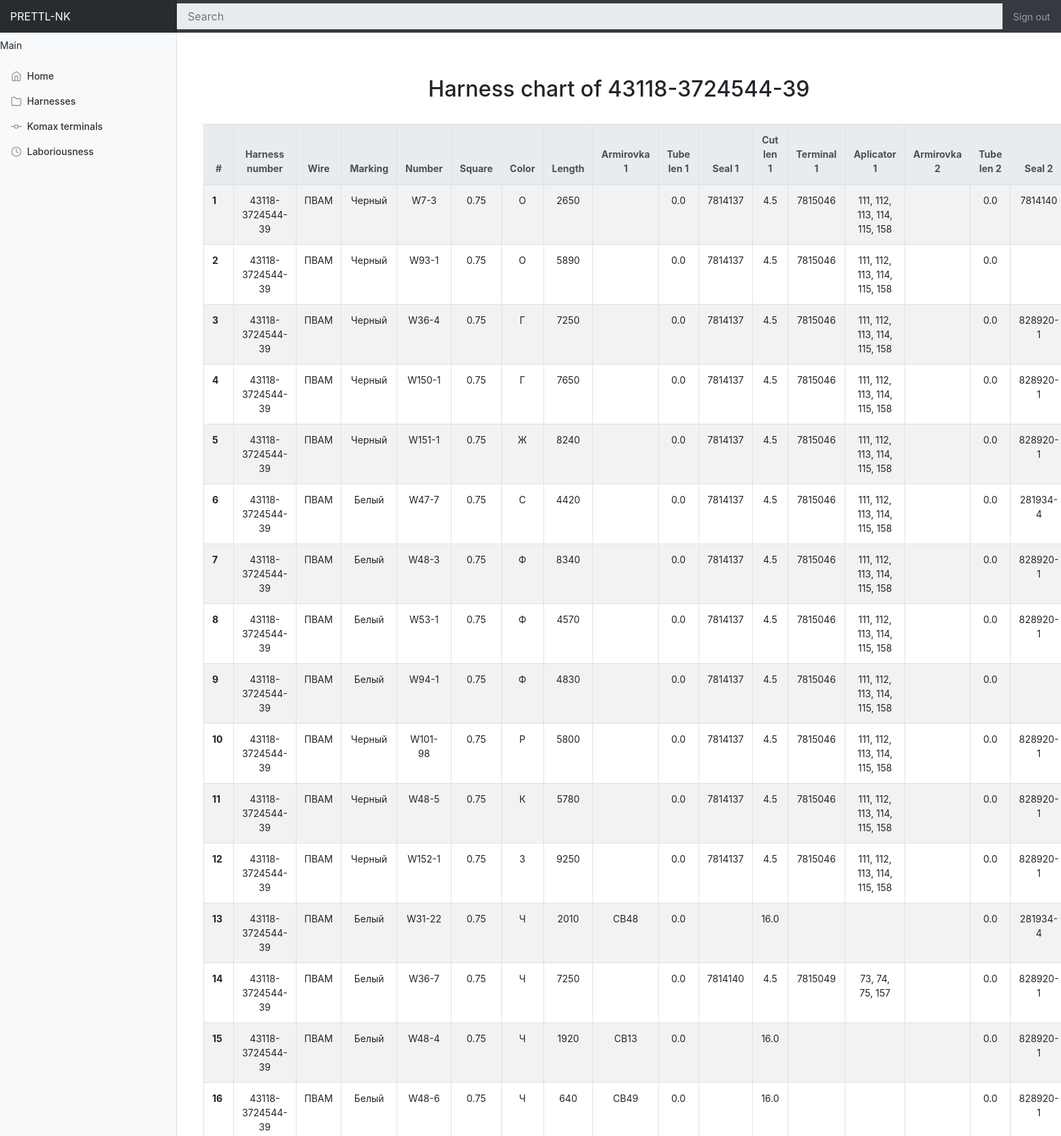
The app's page /harnesses/43118-3724544-39 (upper part) with its own data.
### komax_app/models.py (models this page shows, shortened)
class HarnessChart(models.Model):
    harness = models.ForeignKey(Harness, on_delete=models.CASCADE)
    notes = models.CharField(max_length=256, null=True)
    marking = models.CharField(max_length=8)
    wire_type = models.CharField(max_length=128)
    wire_number = models.CharField(max_length=16)
    wire_square = models.FloatField()
    wire_color = models.CharField(max_length=8)
    wire_length = models.PositiveSmallIntegerField()
    armirovka_1 = models.CharField(max_length=128, null=True)
    tube_len_1 = models.CharField(max_length=256, null=True)
    wire_seal_1 = models.CharField(max_length=32, null=True)
    wire_cut_length_1 = models.FloatField()
    wire_terminal_1 = models.CharField(max_length=32, null=True)
    aplicator_1 = models.CharField(max_length=64, null=True)
    armirovka_2 = models.CharField(max_length=128, null=True)
    tube_len_2 = models.CharField(max_length=256, null=True)
    wire_seal_2 = models.CharField(max_length=32, null=True)
    wire_cut_length_2 = models.FloatField()
    wire_terminal_2 = models.CharField(max_length=32, null=True)
    aplicator_2 = models.CharField(max_length=64, null=True)

class Harness(models.Model):
    created = models.DateField(verbose_name=_('created'), auto_now_add=True)
    harness_number = models.CharField(max_length=64, unique=True, verbose_name=_('harness number'))

### komax_app/views.py (the view)
# urls.py: re_path(r'^harnesses/(?P<pk>[a-zA-Z0-9_.-]*)/$', views.harness_chart_view, name='harness_chart'),
def harness_chart_view(request, harness_number):
    try:
        obj = get_list_or_404(HarnessChart, harness_id=get_object_or_404(Harness, harness_number=harness_number))
    except:
        raise Http404('Not found Harness of Harness charts or returned list of Harnesses by this id')
    context = {
        'harness_number': harness_number,
        'positions': obj
    }
    close_old_connections()
    return render(request, 'komax_app/chart_view.html', context)

### komax_app/templates/komax_app/chart_view.html (shortened to what this page needs)
{% extends 'komax_app/dashboard_main.html' %}
{% load static %}
{% load i18n %}
{% block main %}
    <link rel="stylesheet" type="text/css" href="{% static 'komax_app/chart_view.css' %}">
    <div class="container-fluid">
        <h2 class="text-center">{% blocktrans %}Harness chart of {{ harness_number }}{% endblocktrans %}</h2>
    </div>
    <div class="container-fluid">
        <div class="overflow-x:auto">
            <table class="table table-striped table-bordered">
                <thead class="thead-light">
                <tr>
                    <th class="text-center" scope="col">#</th>
                    <th class="text-center" scope="col">{% trans 'Harness number' %}</th>
                    <th class="text-center" scope="col">{% trans 'Wire' %}</th>
                    <th class="text-center" scope="col">{% trans 'Marking' %}</th>
                    <th class="text-center" scope="col">{% trans 'Number' %}</th>
                    <th class="text-center" scope="col">{% trans 'Square' %}</th>
                    <th class="text-center" scope="col">{% trans 'Color' %}</th>
                    <th class="text-center" scope="col">{% trans 'Length' %}</th>
                    <th class="text-center" scope="col">{% trans 'Armirovka 1' %}</th>
                    <th class="text-center" scope="col">{% trans 'Tube len 1' %}</th>
                    <th class="text-center" scope="col">{% trans 'Seal 1' %}</th>
                    <th class="text-center" scope="col">{% trans 'Cut len 1' %}</th>
                    <th class="text-center" scope="col">{% trans 'Terminal 1' %}</th>
                    <th class="text-center" scope="col">{% trans 'Aplicator 1' %}</th>
                    <th class="text-center" scope="col">{% trans 'Armirovka 2' %}</th>
                    <th class="text-center" scope="col">{% trans 'Tube len 2' %}</th>
                    <th class="text-center" scope="col">{% trans 'Seal 2' %}</th>
                </tr>
                </thead>
                <tbody>
                    {% for harness_chart in positions %}
                    <tr>
                        <th scope="row">{{ forloop.counter }}</th>
                        <td class="text-center">{{ harness_chart.harness.harness_number }}</td>
                        <td class="text-center">{{ harness_chart.wire_type }}</td>
                        <td class="text-center">{{ harness_chart.marking }}</td>
                        <td class="text-center">{{ harness_chart.wire_number }}</td>
                        <td class="text-center">{{ harness_chart.wire_square }}</td>
                        <td class="text-center">{{ harness_chart.wire_color }}</td>
                        <td class="text-center">{{ harness_chart.wire_length }}</td>
                        <td class="text-center">{{ harness_chart.armirovka_1 }}</td>
                        <td class="text-center">{{ harness_chart.tube_len_1 }}</td>
                        <td class="text-center">{{ harness_chart.wire_seal_1 }}</td>
                        <td class="text-center">{{ harness_chart.wire_cut_length_1 }}</td>
                        <td class="text-center">{{ harness_chart.wire_terminal_1 }}</td>
                        <td class="text-center">{{ harness_chart.aplicator_1 }}</td>
                        <td class="text-center">{{ harness_chart.armirovka_2 }}</td>
                        <td class="text-center">{{ harness_chart.tube_len_2 }}</td>
                        <td class="text-center">{{ harness_chart.wire_seal_2 }}</td>
                    </tr>
                    {% endfor %}
                </tbody>
            </table>
        </div>
    </div>
{% endblock %}

### komax_app/static/komax_app/dashboard.css (style rules this page uses)
body { font-size: .875rem; }

### komax_app/static/komax_app/chart_view.css (style rules this page uses)
h2 { padding-top: 3rem; padding-bottom: 1.5rem; }

### records on screen
HarnessChart: harness.harness_number "43118-3724544-39", wire_type "ПВАМ", marking "Черный", wire_number "W7-3", wire_square "0.75", wire_color "О", wire_length "2650", tube_len_1 "0.0", wire_seal_1 "7814137", wire_cut_length_1 "4.5", wire_terminal_1 "7815046", aplicator_1 "111, 112, 113, 114, 115, 158", tube_len_2 "0.0", wire_seal_2 "7814140"
HarnessChart: harness.harness_number "43118-3724544-39", wire_type "ПВАМ", marking "Черный", wire_number "W93-1", wire_square "0.75", wire_color "О", wire_length "5890", tube_len_1 "0.0", wire_seal_1 "7814137", wire_cut_length_1 "4.5", wire_terminal_1 "7815046", aplicator_1 "111, 112, 113, 114, 115, 158", tube_len_2 "0.0"
HarnessChart: harness.harness_number "43118-3724544-39", wire_type "ПВАМ", marking "Черный", wire_number "W36-4", wire_square "0.75", wire_color "Г", wire_length "7250", tube_len_1 "0.0", wire_seal_1 "7814137", wire_cut_length_1 "4.5", wire_terminal_1 "7815046", aplicator_1 "111, 112, 113, 114, 115, 158", tube_len_2 "0.0", wire_seal_2 "828920-1"
HarnessChart: harness.harness_number "43118-3724544-39", wire_type "ПВАМ", marking "Черный", wire_number "W150-1", wire_square "0.75", wire_color "Г", wire_length "7650", tube_len_1 "0.0", wire_seal_1 "7814137", wire_cut_length_1 "4.5", wire_terminal_1 "7815046", aplicator_1 "111, 112, 113, 114, 115, 158", tube_len_2 "0.0", wire_seal_2 "828920-1"
HarnessChart: harness.harness_number "43118-3724544-39", wire_type "ПВАМ", marking "Черный", wire_number "W151-1", wire_square "0.75", wire_color "Ж", wire_length "8240", tube_len_1 "0.0", wire_seal_1 "7814137", wire_cut_length_1 "4.5", wire_terminal_1 "7815046", aplicator_1 "111, 112, 113, 114, 115, 158", tube_len_2 "0.0", wire_seal_2 "828920-1"
HarnessChart: harness.harness_number "43118-3724544-39", wire_type "ПВАМ", marking "Белый", wire_number "W47-7", wire_square "0.75", wire_color "С", wire_length "4420", tube_len_1 "0.0", wire_seal_1 "7814137", wire_cut_length_1 "4.5", wire_terminal_1 "7815046", aplicator_1 "111, 112, 113, 114, 115, 158", tube_len_2 "0.0", wire_seal_2 "281934-4"
HarnessChart: harness.harness_number "43118-3724544-39", wire_type "ПВАМ", marking "Белый", wire_number "W48-3", wire_square "0.75", wire_color "Ф", wire_length "8340", tube_len_1 "0.0", wire_seal_1 "7814137", wire_cut_length_1 "4.5", wire_terminal_1 "7815046", aplicator_1 "111, 112, 113, 114, 115, 158", tube_len_2 "0.0", wire_seal_2 "828920-1"
HarnessChart: harness.harness_number "43118-3724544-39", wire_type "ПВАМ", marking "Белый", wire_number "W53-1", wire_square "0.75", wire_color "Ф", wire_length "4570", tube_len_1 "0.0", wire_seal_1 "7814137", wire_cut_length_1 "4.5", wire_terminal_1 "7815046", aplicator_1 "111, 112, 113, 114, 115, 158", tube_len_2 "0.0", wire_seal_2 "828920-1"
HarnessChart: harness.harness_number "43118-3724544-39", wire_type "ПВАМ", marking "Белый", wire_number "W94-1", wire_square "0.75", wire_color "Ф", wire_length "4830", tube_len_1 "0.0", wire_seal_1 "7814137", wire_cut_length_1 "4.5", wire_terminal_1 "7815046", aplicator_1 "111, 112, 113, 114, 115, 158", tube_len_2 "0.0"
HarnessChart: harness.harness_number "43118-3724544-39", wire_type "ПВАМ", marking "Черный", wire_number "W101-98", wire_square "0.75", wire_color "Р", wire_length "5800", tube_len_1 "0.0", wire_seal_1 "7814137", wire_cut_length_1 "4.5", wire_terminal_1 "7815046", aplicator_1 "111, 112, 113, 114, 115, 158", tube_len_2 "0.0", wire_seal_2 "828920-1"
HarnessChart: harness.harness_number "43118-3724544-39", wire_type "ПВАМ", marking "Черный", wire_number "W48-5", wire_square "0.75", wire_color "К", wire_length "5780", tube_len_1 "0.0", wire_seal_1 "7814137", wire_cut_length_1 "4.5", wire_terminal_1 "7815046", aplicator_1 "111, 112, 113, 114, 115, 158", tube_len_2 "0.0", wire_seal_2 "828920-1"
HarnessChart: harness.harness_number "43118-3724544-39", wire_type "ПВАМ", marking "Черный", wire_number "W152-1", wire_square "0.75", wire_color "З", wire_length "9250", tube_len_1 "0.0", wire_seal_1 "7814137", wire_cut_length_1 "4.5", wire_terminal_1 "7815046", aplicator_1 "111, 112, 113, 114, 115, 158", tube_len_2 "0.0", wire_seal_2 "828920-1"
HarnessChart: harness.harness_number "43118-3724544-39", wire_type "ПВАМ", marking "Белый", wire_number "W31-22", wire_square "0.75", wire_color "Ч", wire_length "2010", armirovka_1 "СВ48", tube_len_1 "0.0", wire_cut_length_1 "16.0", tube_len_2 "0.0", wire_seal_2 "281934-4"
HarnessChart: harness.harness_number "43118-3724544-39", wire_type "ПВАМ", marking "Белый", wire_number "W36-7", wire_square "0.75", wire_color "Ч", wire_length "7250", tube_len_1 "0.0", wire_seal_1 "7814140", wire_cut_length_1 "4.5", wire_terminal_1 "7815049", aplicator_1 "73, 74, 75, 157", tube_len_2 "0.0", wire_seal_2 "828920-1"
HarnessChart: harness.harness_number "43118-3724544-39", wire_type "ПВАМ", marking "Белый", wire_number "W48-4", wire_square "0.75", wire_color "Ч", wire_length "1920", armirovka_1 "СВ13", tube_len_1 "0.0", wire_cut_length_1 "16.0", tube_len_2 "0.0", wire_seal_2 "828920-1"
HarnessChart: harness.harness_number "43118-3724544-39", wire_type "ПВАМ", marking "Белый", wire_number "W48-6", wire_square "0.75", wire_color "Ч", wire_length "640", armirovka_1 "СВ49", tube_len_1 "0.0", wire_cut_length_1 "16.0", tube_len_2 "0.0", wire_seal_2 "828920-1"
